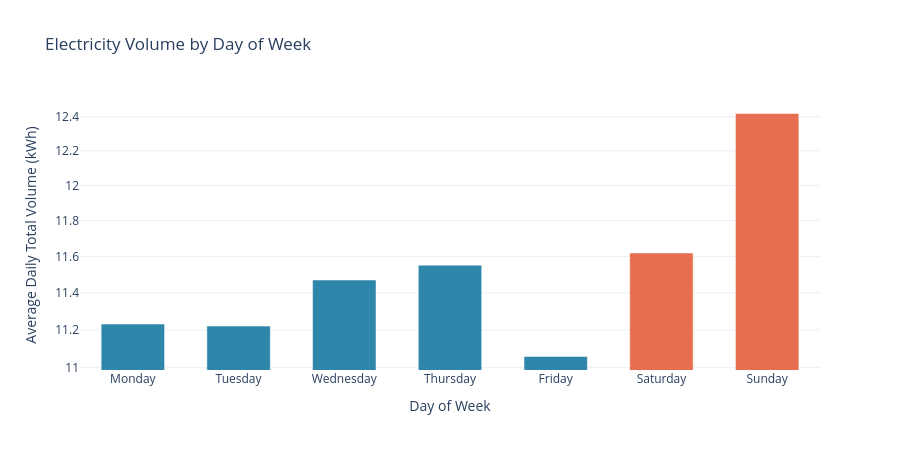

Write notebook code for a chart like this one.
### Code cell
plot_day_of_week_pattern(df, agg='sum', log_scale=True, exclude_days= ['2026-07-10'])

### Figure 1 — Plotly figure (JSON) as saved in the notebook; plotly's stock layout.template omitted (floating-point values rounded to 4 significant figures)
{"data": [{"hovertemplate": "%{x}<br>Volume: %{y:.3f}<extra></extra>", "marker": {"color": ["#2E86AB", "#2E86AB", "#2E86AB", "#2E86AB", "#2E86AB", "#E76F51", "#E76F51"]}, "type": "bar", "x": ["Monday", "Tuesday", "Wednesday", "Thursday", "Friday", "Saturday", "Sunday"], "y": [11.23, 11.22, 11.47, 11.55, 11.06, 11.62, 12.42]}], "layout": {"bargap": 0.4, "height": 450, "title": {"text": "Electricity Volume by Day of Week"}, "xaxis": {"title": {"text": "Day of Week"}}, "yaxis": {"title": {"text": "Average Daily Total Volume (kWh)"}, "type": "log"}}}
